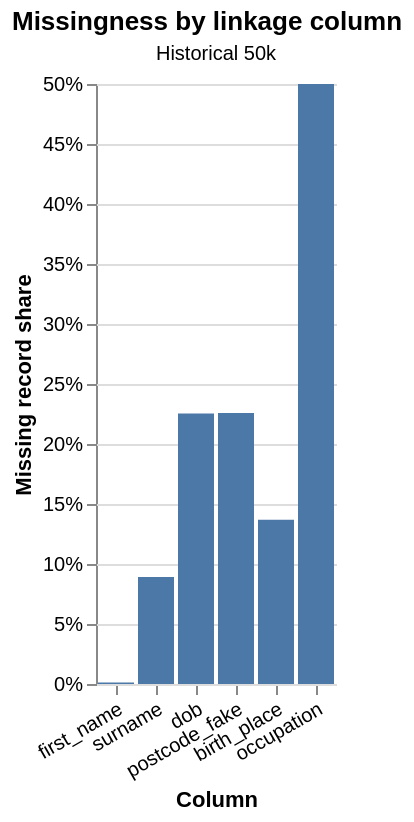

Source (notebook cell):
### Code cell
missingness_by_column_chart(
    records,
    columns=LINKAGE_COLUMNS,
    table_names_for_chart=["Historical 50k"],
    blank_as_null=BLANK_AS_NULL,
)

### Figure 1 — Vega-Lite specification as saved in the notebook (floating-point values rounded to 4 significant figures)
{"config": {"view": {"continuousWidth": 300, "continuousHeight": 300, "stroke": null}}, "data": {"name": "data-8515d17bbb22aba509ea8b6af10a34a7"}, "mark": {"type": "bar"}, "encoding": {"column": {"field": "source_dataset", "title": null, "type": "nominal"}, "tooltip": [{"field": "column_name", "title": "Column", "type": "nominal"}, {"field": "missing_rows", "format": ",", "title": "Missing rows", "type": "quantitative"}, {"field": "missing_record_share", "format": ".1%", "title": "Missing share", "type": "quantitative"}], "x": {"axis": {"labelAngle": -30}, "field": "column_name", "sort": {"field": "column_order", "order": "ascending"}, "title": "Column", "type": "nominal"}, "y": {"axis": {"format": ".0%"}, "field": "missing_record_share", "title": "Missing record share", "type": "quantitative"}}, "title": {"text": "Missingness by linkage column"}, "$schema": "https://vega.github.io/schema/vega-lite/v5.json", "datasets": {"data-8515d17bbb22aba509ea8b6af10a34a7": [{"source_dataset": "Historical 50k", "column_name": "first_name", "column_order": 0, "total_rows": 50578, "missing_rows": 67, "missing_record_share": 0.001325}, {"source_dataset": "Historical 50k", "column_name": "surname", "column_order": 1, "total_rows": 50578, "missing_rows": 4515, "missing_record_share": 0.08927}, {"source_dataset": "Historical 50k", "column_name": "dob", "column_order": 2, "total_rows": 50578, "missing_rows": 11403, "missing_record_share": 0.2255}, {"source_dataset": "Historical 50k", "column_name": "postcode_fake", "column_order": 3, "total_rows": 50578, "missing_rows": 11426, "missing_record_share": 0.2259}, {"source_dataset": "Historical 50k", "column_name": "birth_place", "column_order": 4, "total_rows": 50578, "missing_rows": 6927, "missing_record_share": 0.137}, {"source_dataset": "Historical 50k", "column_name": "occupation", "column_order": 5, "total_rows": 50578, "missing_rows": 25289, "missing_record_share": 0.5}]}}
